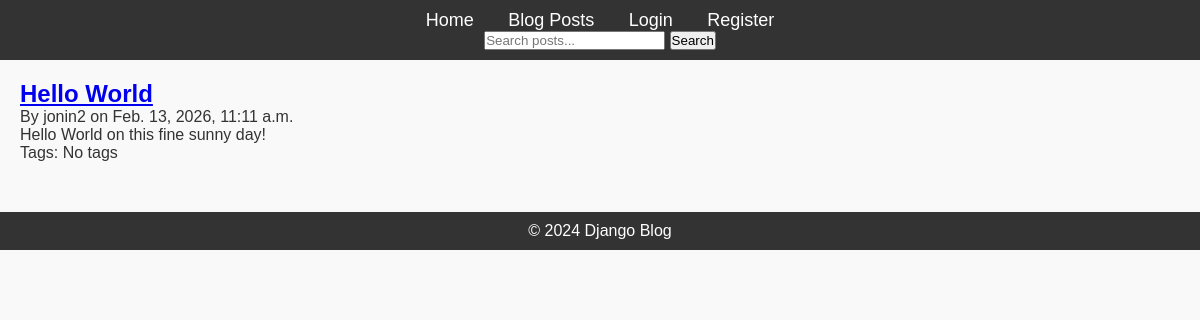
The page / on the database its author committed.
### blog/models.py (models this page shows, shortened)
class Post(models.Model):
    title = models.CharField(max_length=200)
    content = models.TextField()
    published_date = models.DateTimeField(auto_now_add=True)
    author = models.ForeignKey(User, on_delete=models.CASCADE)
    tags = TaggableManager()

### blog/views.py (the view)
# urls.py: path('', PostListView.as_view(), name='post-list'),
class PostListView(ListView):
    model = Post
    template_name = 'blog/post_list.html'
    context_object_name = 'posts'
    ordering = ['-published_date']

### blog/templates/blog/post_list.html
{% extends "blog/base.html" %}
{% block content %}
  {% for post in posts %}
      <article>
        <h2><a href="{% url 'post-detail' post.pk %}">{{ post.title }}</a></h2>
        <p>By {{ post.author }} on {{ post.published_date }}</p>
        <p>{{ post.content|truncatewords:30 }}</p>
      </article>
      <p class="tags">
        Tags:
        {% for tag in posts.tags.all %}
          <a href="{% url 'posts-by-tag' tag.name %}">{{ tag.name }}</a>
          {% if not forloop.last %}, {% endif %}
        {% empty %}
          No tags
        {% endfor %}
      </p>
  {% endfor %}
{% endblock %}

### blog/static/css/styles.css (style rules this page uses)
* { margin: 0; padding: 0; box-sizing: border-box; }
body { font-family: Arial, sans-serif; background-color: #f9f9f9; color: #333; }

### rows shown on the page
Post: title "Hello World", author "jonin2", published_date "Feb. 13, 2026, 11:11 a.m.", content "Hello World on this fine sunny day!"
